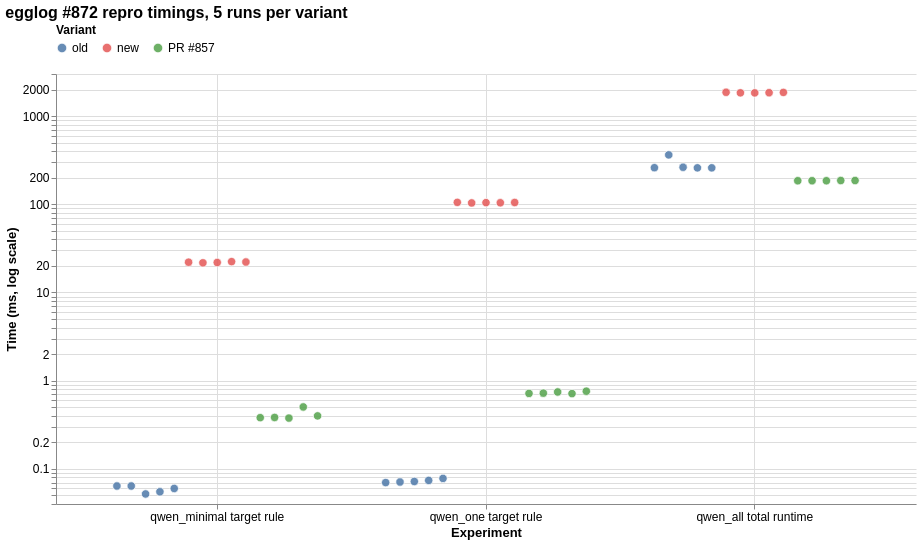

Describe this chart as a Vega-Lite specification.
### Vega-Lite specification from a JSON file in a GitHub repository (floating-point values rounded to 4 significant figures)
{"$schema": "https://vega.github.io/schema/vega-lite/v5.json", "title": "egglog #872 repro timings, 5 runs per variant", "width": 860, "height": 430, "data": {"values": [{"experiment": "qwen_minimal target rule", "variant": "old", "run": 1, "slot": "old 1", "metric": "rule search+apply ms", "time_ms": 0.064, "tuples": 4751}, {"experiment": "qwen_minimal target rule", "variant": "old", "run": 2, "slot": "old 2", "metric": "rule search+apply ms", "time_ms": 0.064, "tuples": 4751}, {"experiment": "qwen_minimal target rule", "variant": "old", "run": 3, "slot": "old 3", "metric": "rule search+apply ms", "time_ms": 0.052, "tuples": 4751}, {"experiment": "qwen_minimal target rule", "variant": "old", "run": 4, "slot": "old 4", "metric": "rule search+apply ms", "time_ms": 0.055, "tuples": 4751}, {"experiment": "qwen_minimal target rule", "variant": "old", "run": 5, "slot": "old 5", "metric": "rule search+apply ms", "time_ms": 0.06, "tuples": 4751}, {"experiment": "qwen_one target rule", "variant": "old", "run": 1, "slot": "old 1", "metric": "rule search+apply ms", "time_ms": 0.07, "tuples": 7749}, {"experiment": "qwen_one target rule", "variant": "old", "run": 2, "slot": "old 2", "metric": "rule search+apply ms", "time_ms": 0.071, "tuples": 7749}, {"experiment": "qwen_one target rule", "variant": "old", "run": 3, "slot": "old 3", "metric": "rule search+apply ms", "time_ms": 0.072, "tuples": 7749}, {"experiment": "qwen_one target rule", "variant": "old", "run": 4, "slot": "old 4", "metric": "rule search+apply ms", "time_ms": 0.074, "tuples": 7749}, {"experiment": "qwen_one target rule", "variant": "old", "run": 5, "slot": "old 5", "metric": "rule search+apply ms", "time_ms": 0.078, "tuples": 7749}, {"experiment": "qwen_all total runtime", "variant": "old", "run": 1, "slot": "old 1", "metric": "total runtime ms", "time_ms": 260, "tuples": 7805}, {"experiment": "qwen_all total runtime", "variant": "old", "run": 2, "slot": "old 2", "metric": "total runtime ms", "time_ms": 363, "tuples": 7805}, {"experiment": "qwen_all total runtime", "variant": "old", "run": 3, "slot": "old 3", "metric": "total runtime ms", "time_ms": 263, "tuples": 7805}, {"experiment": "qwen_all total runtime", "variant": "old", "run": 4, "slot": "old 4", "metric": "total runtime ms", "time_ms": 259, "tuples": 7805}, {"experiment": "qwen_all total runtime", "variant": "old", "run": 5, "slot": "old 5", "metric": "total runtime ms", "time_ms": 259, "tuples": 7805}, {"experiment": "qwen_minimal target rule", "variant": "new", "run": 1, "slot": "new 1", "metric": "rule search+apply ms", "time_ms": 22.04, "tuples": 4751}, {"experiment": "qwen_minimal target rule", "variant": "new", "run": 2, "slot": "new 2", "metric": "rule search+apply ms", "time_ms": 21.7, "tuples": 4751}, {"experiment": "qwen_minimal target rule", "variant": "new", "run": 3, "slot": "new 3", "metric": "rule search+apply ms", "time_ms": 21.88, "tuples": 4751}, {"experiment": "qwen_minimal target rule", "variant": "new", "run": 4, "slot": "new 4", "metric": "rule search+apply ms", "time_ms": 22.39, "tuples": 4751}, {"experiment": "qwen_minimal target rule", "variant": "new", "run": 5, "slot": "new 5", "metric": "rule search+apply ms", "time_ms": 22.16, "tuples": 4751}, {"experiment": "qwen_one target rule", "variant": "new", "run": 1, "slot": "new 1", "metric": "rule search+apply ms", "time_ms": 105.2, "tuples": 7749}, {"experiment": "qwen_one target rule", "variant": "new", "run": 2, "slot": "new 2", "metric": "rule search+apply ms", "time_ms": 103.6, "tuples": 7749}, {"experiment": "qwen_one target rule", "variant": "new", "run": 3, "slot": "new 3", "metric": "rule search+apply ms", "time_ms": 104.4, "tuples": 7749}, {"experiment": "qwen_one target rule", "variant": "new", "run": 4, "slot": "new 4", "metric": "rule search+apply ms", "time_ms": 104.1, "tuples": 7749}, {"experiment": "qwen_one target rule", "variant": "new", "run": 5, "slot": "new 5", "metric": "rule search+apply ms", "time_ms": 104.8, "tuples": 7749}, {"experiment": "qwen_all total runtime", "variant": "new", "run": 1, "slot": "new 1", "metric": "total runtime ms", "time_ms": 1861, "tuples": 7805}, {"experiment": "qwen_all total runtime", "variant": "new", "run": 2, "slot": "new 2", "metric": "total runtime ms", "time_ms": 1836, "tuples": 7805}, {"experiment": "qwen_all total runtime", "variant": "new", "run": 3, "slot": "new 3", "metric": "total runtime ms", "time_ms": 1831, "tuples": 7805}, {"experiment": "qwen_all total runtime", "variant": "new", "run": 4, "slot": "new 4", "metric": "total runtime ms", "time_ms": 1841, "tuples": 7805}, {"experiment": "qwen_all total runtime", "variant": "new", "run": 5, "slot": "new 5", "metric": "total runtime ms", "time_ms": 1855, "tuples": 7805}, {"experiment": "qwen_minimal target rule", "variant": "PR #857", "run": 1, "slot": "PR #857 1", "metric": "rule search+apply ms", "time_ms": 0.381, "tuples": 4751}, {"experiment": "qwen_minimal target rule", "variant": "PR #857", "run": 2, "slot": "PR #857 2", "metric": "rule search+apply ms", "time_ms": 0.383, "tuples": 4751}, {"experiment": "qwen_minimal target rule", "variant": "PR #857", "run": 3, "slot": "PR #857 3", "metric": "rule search+apply ms", "time_ms": 0.377, "tuples": 4751}, {"experiment": "qwen_minimal target rule", "variant": "PR #857", "run": 4, "slot": "PR #857 4", "metric": "rule search+apply ms", "time_ms": 0.504, "tuples": 4751}, {"experiment": "qwen_minimal target rule", "variant": "PR #857", "run": 5, "slot": "PR #857 5", "metric": "rule search+apply ms", "time_ms": 0.399, "tuples": 4751}, {"experiment": "qwen_one target rule", "variant": "PR #857", "run": 1, "slot": "PR #857 1", "metric": "rule search+apply ms", "time_ms": 0.717, "tuples": 7749}, {"experiment": "qwen_one target rule", "variant": "PR #857", "run": 2, "slot": "PR #857 2", "metric": "rule search+apply ms", "time_ms": 0.722, "tuples": 7749}, {"experiment": "qwen_one target rule", "variant": "PR #857", "run": 3, "slot": "PR #857 3", "metric": "rule search+apply ms", "time_ms": 0.745, "tuples": 7749}, {"experiment": "qwen_one target rule", "variant": "PR #857", "run": 4, "slot": "PR #857 4", "metric": "rule search+apply ms", "time_ms": 0.714, "tuples": 7749}, {"experiment": "qwen_one target rule", "variant": "PR #857", "run": 5, "slot": "PR #857 5", "metric": "rule search+apply ms", "time_ms": 0.76, "tuples": 7749}, {"experiment": "qwen_all total runtime", "variant": "PR #857", "run": 1, "slot": "PR #857 1", "metric": "total runtime ms", "time_ms": 185, "tuples": 7805}, {"experiment": "qwen_all total runtime", "variant": "PR #857", "run": 2, "slot": "PR #857 2", "metric": "total runtime ms", "time_ms": 185, "tuples": 7805}, {"experiment": "qwen_all total runtime", "variant": "PR #857", "run": 3, "slot": "PR #857 3", "metric": "total runtime ms", "time_ms": 185, "tuples": 7805}, {"experiment": "qwen_all total runtime", "variant": "PR #857", "run": 4, "slot": "PR #857 4", "metric": "total runtime ms", "time_ms": 186, "tuples": 7805}, {"experiment": "qwen_all total runtime", "variant": "PR #857", "run": 5, "slot": "PR #857 5", "metric": "total runtime ms", "time_ms": 186, "tuples": 7805}]}, "mark": {"type": "point", "filled": true, "size": 70, "opacity": 0.85, "stroke": "white", "strokeWidth": 0.8}, "encoding": {"x": {"field": "experiment", "type": "nominal", "sort": ["qwen_minimal target rule", "qwen_one target rule", "qwen_all total runtime"], "axis": {"title": "Experiment", "labelAngle": 0, "labelLimit": 180}}, "xOffset": {"field": "slot", "type": "ordinal", "sort": ["old 1", "old 2", "old 3", "old 4", "old 5", "new 1", "new 2", "new 3", "new 4", "new 5", "PR #857 1", "PR #857 2", "PR #857 3", "PR #857 4", "PR #857 5"]}, "y": {"field": "time_ms", "type": "quantitative", "scale": {"type": "log", "base": 10, "domain": [0.04, 3000]}, "axis": {"title": "Time (ms, log scale)", "format": "~g"}}, "color": {"field": "variant", "type": "nominal", "sort": ["old", "new", "PR #857"], "scale": {"domain": ["old", "new", "PR #857"], "range": ["#4c78a8", "#e45756", "#54a24b"]}, "legend": {"title": "Variant", "orient": "top"}}, "tooltip": [{"field": "experiment", "type": "nominal", "title": "Experiment"}, {"field": "variant", "type": "nominal", "title": "Variant"}, {"field": "run", "type": "ordinal", "title": "Run"}, {"field": "metric", "type": "nominal", "title": "Metric"}, {"field": "time_ms", "type": "quantitative", "title": "Time (ms)", "format": ".3f"}, {"field": "tuples", "type": "quantitative", "title": "Tuples"}]}, "config": {"axis": {"grid": true, "titleFontSize": 13, "labelFontSize": 12}, "legend": {"labelFontSize": 12, "titleFontSize": 12}, "title": {"fontSize": 16, "anchor": "start"}, "view": {"stroke": null}}}
